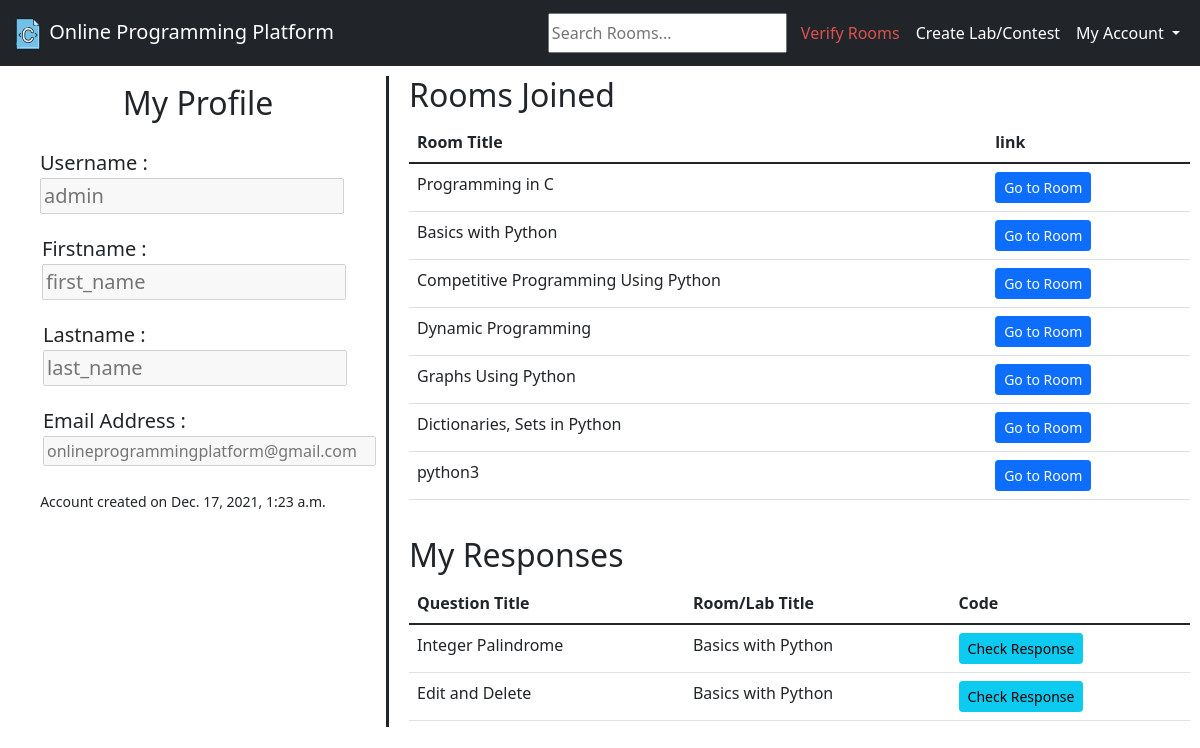
Before: /myprofile (signed in) with the older database file.
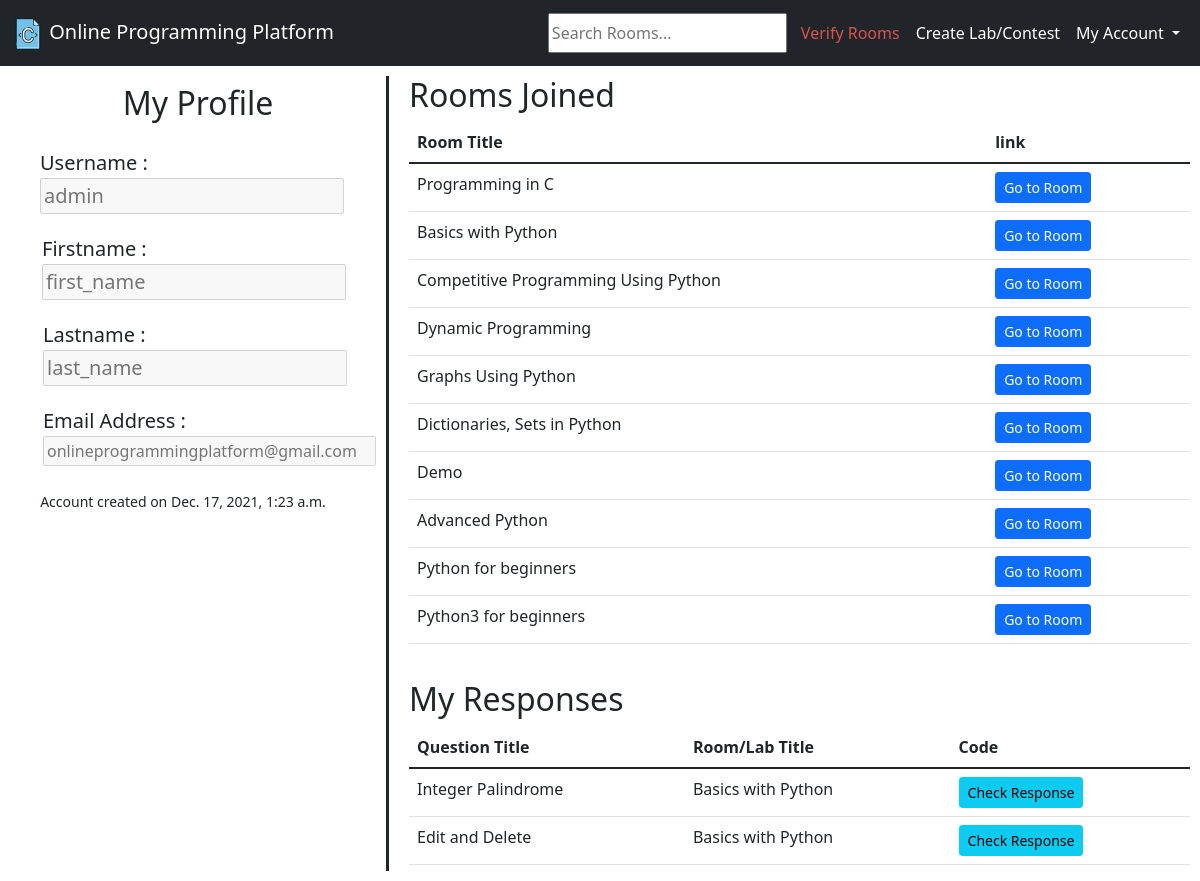
After: the same page with the newer database file.
### base/models.py (models this page shows, shortened)
class VerifiedUser(models.Model):
    is_verified = models.BooleanField(default=False)
    room = models.ForeignKey(Room,on_delete=models.CASCADE)
    user = models.ForeignKey(User,on_delete=models.CASCADE)

class Room(models.Model):
    host = models.ForeignKey(User, on_delete=models.SET_NULL, null=True)
    name = models.CharField(max_length=200)
    description = models.TextField(null=True, blank=True)
    verified = models.BooleanField(default=False)
    room_password = models.CharField(max_length=20, default="admin123")
    updated = models.DateTimeField(auto_now=True)
    created = models.DateTimeField(auto_now_add=True)
    class Meta:
        ordering = ['-updated', '-created']
    def __str__(self):
        return self.name

class Solution(models.Model):
    code = models.TextField()
    user = models.ForeignKey(User, on_delete=models.SET_NULL, null=True)
    question = models.ForeignKey(Question, on_delete=models.CASCADE)
    room = models.ForeignKey(Room, on_delete=models.CASCADE)
    input = models.TextField(null=True)
    updated = models.DateTimeField(auto_now=True)
    created = models.DateTimeField(auto_now_add=True)

class Question(models.Model):
    question_title = models.CharField(max_length=50)
    question_full = models.TextField()
    sample_test_case = models.TextField()
    updated = models.DateTimeField(auto_now=True)
    created = models.DateTimeField(auto_now_add=True)
    room = models.ForeignKey(Room, on_delete=models.CASCADE)
    def __str__(self):
        return self.question_title

### base/views.py (the view)
# urls.py: path('myprofile', views.myProfile, name="myProfile"),
@login_required(login_url='login')
def myProfile(request):
    username = request.user.get_username()  # get username
    user = User.objects.get(username=username)  # find that user using username
    resultset = Solution.objects.filter(user=user)  # get all the solutions of that user
    roomsjoined = VerifiedUser.objects.filter(user=user)
    context = {'solutions': resultset, 'user': user, 'roomsjoined': roomsjoined}
    return render(request, "myprofile.html", context)

### templates/myprofile.html (shortened to what this page needs)
{% extends 'main.html' %}
{% block content %}
<div class="profile_page">
    <div class="my_profile">
        <h2>My Profile</h2>
        <div class="tile">
            <label style="font-size:20px;">Username : </label>
            <input style="font-size:20px;" placeholder={{request.user.username}} disabled>
        </div>
        <div class="tile" style="padding-left:32px;">
            <label >Firstname : </label>
            <input disabled placeholder={{user.first_name}}>
        </div>
        <div class="tile" style="padding-left:33px;">
            <label >Lastname : </label>
            <input disabled placeholder={{user.last_name}}>
        </div>
        <div class="tile" style="padding-left:33px;">
            <label >Email Address : </label>
            <input disabled placeholder={{user.email}} style="width:333px;font-size:16px; ">
        </div>
        <div style="text-align:center;padding-right:30px;padding-top:15px;">
            <p style="font-size:14px;"> Account created on {{user.date_joined}}</p>
        </div>
    </div>
    <div>
    <div class="my_profile2">
        <h2> Rooms Joined </h2>
        <table class="table table-hover">
            <thead>
            <tr>
                <th scope="col">Room Title</th>
                <th scope="col"> link </th>
            </tr>
            </thead>
            <tbody>
            {% for room in roomsjoined %}
            <tr>
                <td>{{room.room.name}}</td>
                <td>
                    <a class="btn btn-primary btn-sm"
                       href="//{{request.get_host}}/room/{{room.room.id}}/"
                       role="button">Go to Room</a>
                </td>
            </tr>
            {% endfor %}
            </tbody>
        </table>
    </div>
    <div class="my_profile2">
        <h2 style="padding-top:20px"> My Responses </h2>
        <table class="table table-hover">
            <thead>
            <tr>
                <th scope="col">Question Title</th>
                <th scope="col">Room/Lab Title</th>
                <th scope="col">Code</th>
            </tr>
            </thead>
            <tbody>
            {% for sol in solutions %}
            <tr>
                <td>{{sol.question}}</td>
                <td>{{sol.room}}</td>
                <td>
                    <a class="btn btn-info btn-sm"
                       href="//{{request.get_host}}/view_response/{{sol.question.room.id}}/{{sol.question.id}}/{{sol.id}}/"
                       role="button">Check Response</a>
                </td>
            </tr>
            {% endfor %}
            </tbody>
        </table>
    </div>
        </div>
</div>
{% endblock %}

Changed rows visible on the page:
removed VerifiedUser: room.name "python3"
added VerifiedUser: room.name "Demo"
added VerifiedUser: room.name "Advanced Python"
added VerifiedUser: room.name "Python for beginners"
added VerifiedUser: room.name "Python3 for beginners"
